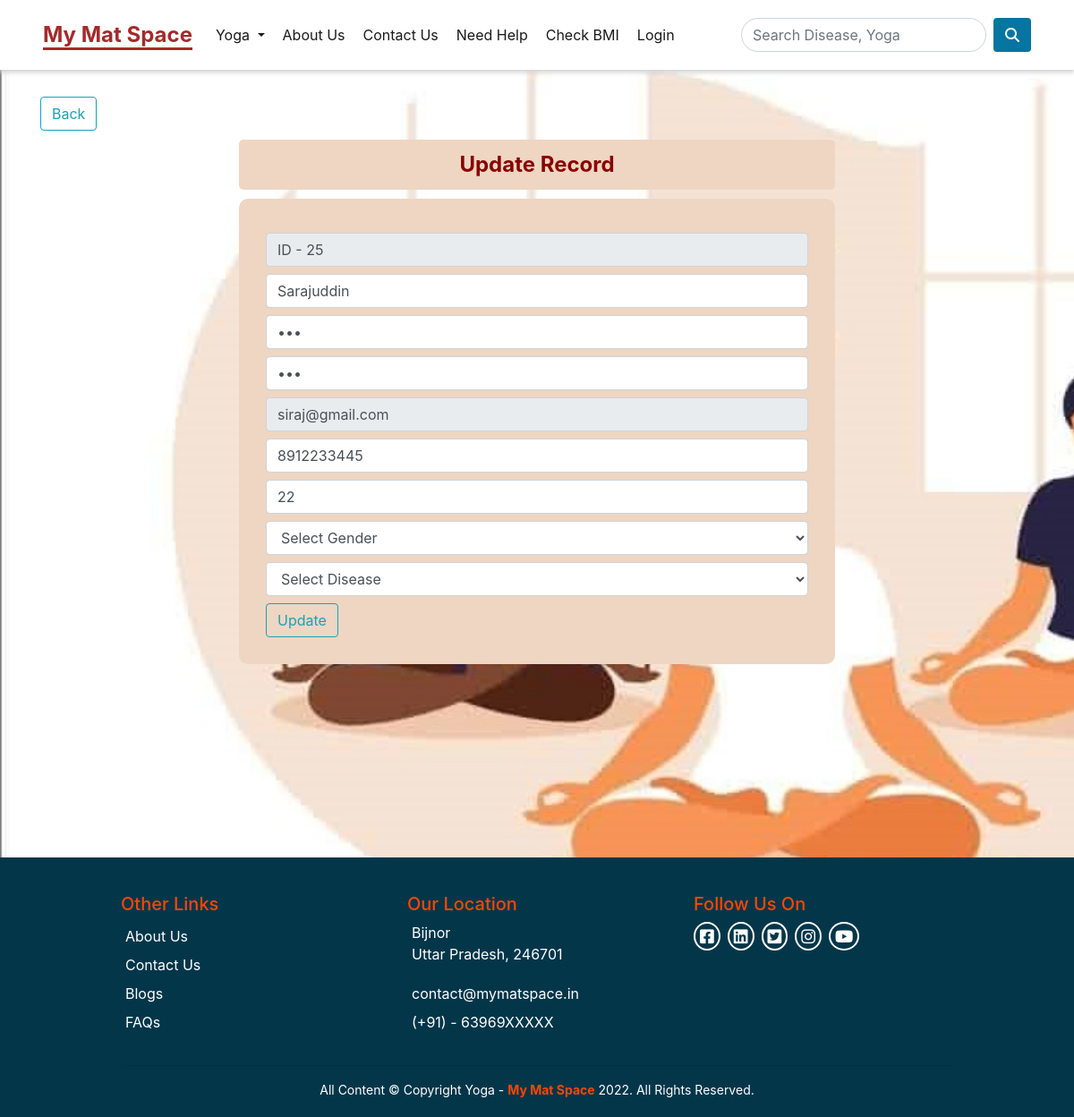
Page /update/25/ on the committed database.
### Yoga_App/models.py (models this page shows)
class MemberTable(models.Model):
  id = models.AutoField(primary_key=True)
  fullname = models.CharField(max_length=255)
  pass1 = models.CharField(max_length=255)
  pass2 = models.CharField(max_length=255)
  email = models.CharField(max_length=255)
  mobile = models.CharField(max_length=20)
  age = models.CharField(max_length=5)
  gender = models.CharField(max_length=20)
  disease = models.CharField(max_length=50, null=True, blank=True)

### Yoga_App/views.py (the view, shortened to what this page needs)
# urls.py: path('update/<int:num>/', views.updateRecord, name='update'),
def updateRecord(request, num):
    data = MemberTable.objects.get(id=num)
    if data:
        diseases = DiseaseTable.objects.all().values()
        return render(request, 'update.html',{'data':data, 'title':'Update Record', 'logo':'My-Mat-Space', 'diseases':diseases})
    return render(request, 'update.html')

### Yoga_App/templates/update.html (shortened to what this page needs)
{% include 'header.html' %}
    <div id ="first">
        <div class="container">
            <div id="second" >
                <a href="/home/profile" class="btn btn-outline-info">Back</a>
                <div class="label">Update Record</div>
                <form action="/update/{{data.id}}/" method="post">
                    <input type="text" readonly value="ID - {{data.id}}" class="form-control">
                    <input type="text" required name="fullname" value="{{data.fullname}}" placeholder="Full Name" class="form-control">
                    <input type="password" required name="pass1" placeholder="Password" class="form-control" value="{{data.pass1}}">
                    <input type="password" required name="pass2" value="{{data.pass2}}" placeholder="Confirm Password" class="form-control">
                    <input type="email" readonly name="email" placeholder="Email ID" class="form-control" value="{{data.email}}">
                    <input type="tel" required name="mobile" placeholder="Mobile No." class="form-control" value="{{data.mobile}}">
                    <input type="number" required name="age" placeholder="Enter Age" class="form-control" value="{{data.age}}">
                    <select name="gender" required class="form-control">
                        <option value="" selected>Select Gender</option>
                    </select>
                    <select name="disease" required class="form-control">
                        <option value="" selected>Select Disease</option>
                    </select>
                    <button type="submit" class="btn btn-outline-info">Update</button>
                </form>
            </div>
        </div>
    </div>
{% include 'footer.html' %}

### static/css/style.css (style rules this page uses)
* { margin: 0px; padding: 0px; box-sizing: border-box; }
html { scroll-behavior: smooth; }
a { text-decoration: none; }
#first { background-image: url("/static/img/login-bg-img.jpg"); background-attachment: fixed; width: 100%; height:110vh; background-size: cover; }
#second { padding-top: 30px; }
#second form input, select { margin: 8px 0px; }
#second form { width:60%; border-radius :10px; padding: 30px; margin: 0px auto ; background-color: #eed6c3; }
.label { width:60%; border-radius :5px; padding: 10px; margin: 10px auto ; background-color: #eed6c3; color: darkred; font-weight: 700; font-size: 24px; text-align: center; }

### static/css/yoga-for-women.css (style rules this page uses)
* { box-sizing: border-box; margin: 0px; padding: 0px; }

### static/css/yoga-for-men.css (style rules this page uses)
* { box-sizing: border-box; margin: 0px; padding: 0px; }

### rows in the picture
MemberTable: id "ID - 25", fullname "Sarajuddin", email "siraj@gmail.com", mobile "8912233445", age "22"
